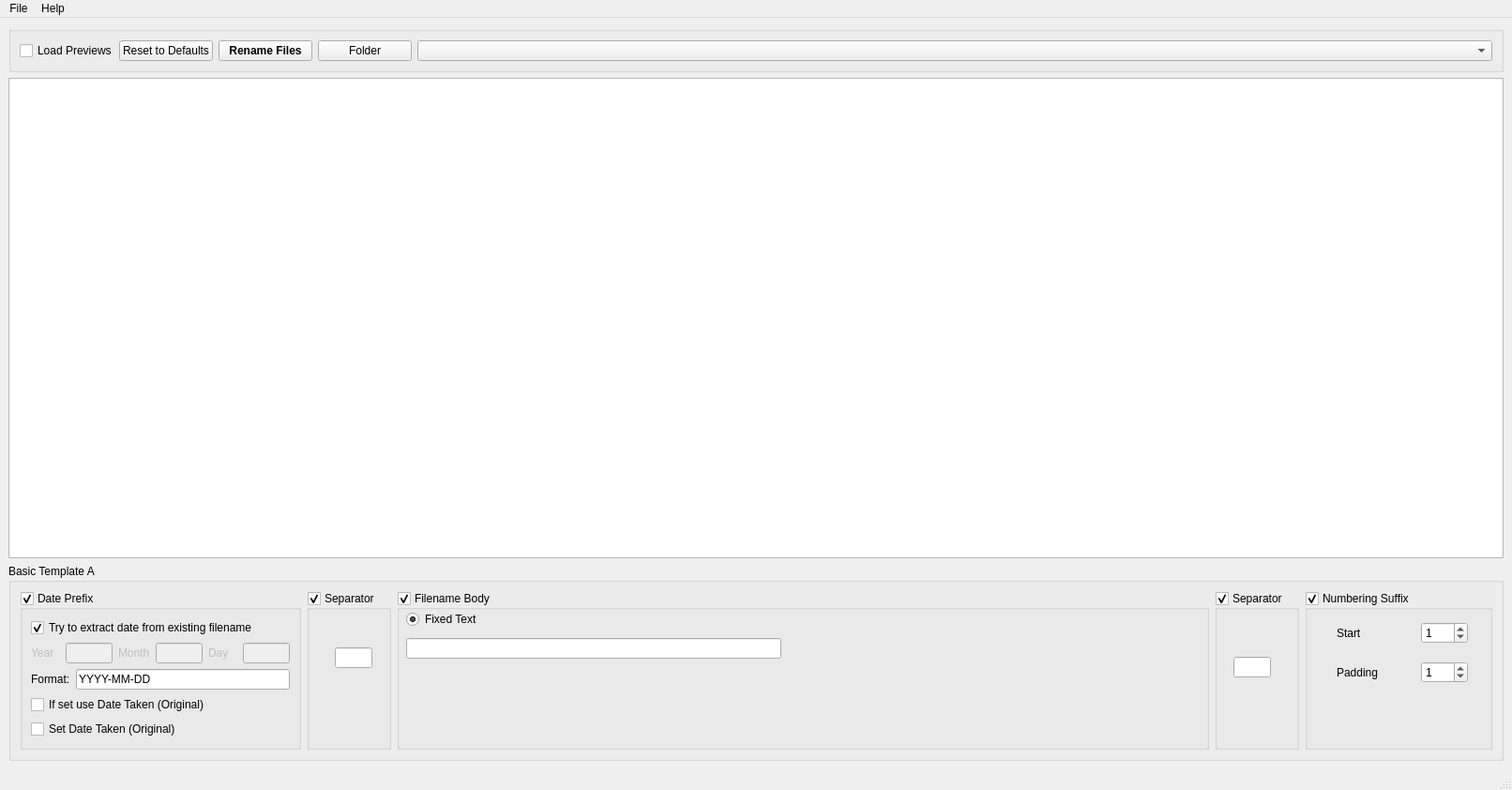
<?xml version="1.0" encoding="UTF-8"?>
<ui version="4.0">
 <class>MediaFileRenamer</class>
 <widget class="QMainWindow" name="MediaFileRenamer">
  <property name="geometry">
   <rect>
    <x>0</x>
    <y>0</y>
    <width>1612</width>
    <height>842</height>
   </rect>
  </property>
  <property name="sizePolicy">
   <sizepolicy hsizetype="Expanding" vsizetype="Fixed">
    <horstretch>0</horstretch>
    <verstretch>0</verstretch>
   </sizepolicy>
  </property>
  <property name="windowTitle">
   <string>Media File Renamer</string>
  </property>
  <widget class="QWidget" name="centralwidget">
   <property name="sizePolicy">
    <sizepolicy hsizetype="Expanding" vsizetype="Expanding">
     <horstretch>0</horstretch>
     <verstretch>0</verstretch>
    </sizepolicy>
   </property>
   <layout class="QVBoxLayout" name="verticalLayout">
    <item>
     <layout class="QVBoxLayout" name="verticalLayout_3" stretch="0,2,0">
      <item>
       <widget class="QGroupBox" name="groupBox">
        <property name="sizePolicy">
         <sizepolicy hsizetype="Expanding" vsizetype="Fixed">
          <horstretch>0</horstretch>
          <verstretch>0</verstretch>
         </sizepolicy>
        </property>
        <property name="title">
         <string/>
        </property>
        <layout class="QHBoxLayout" name="horizontalLayout_2">
         <item>
          <widget class="QCheckBox" name="loadPreviews_checkBox">
           <property name="maximumSize">
            <size>
             <width>100</width>
             <height>16777215</height>
            </size>
           </property>
           <property name="text">
            <string>Load Previews</string>
           </property>
          </widget>
         </item>
         <item>
          <widget class="QPushButton" name="resetToDefaultsButton">
           <property name="maximumSize">
            <size>
             <width>100</width>
             <height>16777215</height>
            </size>
           </property>
           <property name="text">
            <string>Reset to Defaults</string>
           </property>
          </widget>
         </item>
         <item>
          <widget class="QPushButton" name="renameFilesButton">
           <property name="minimumSize">
            <size>
             <width>100</width>
             <height>0</height>
            </size>
           </property>
           <property name="maximumSize">
            <size>
             <width>100</width>
             <height>16777215</height>
            </size>
           </property>
           <property name="font">
            <font>
             <pointsize>9</pointsize>
             <bold>true</bold>
            </font>
           </property>
           <property name="autoFillBackground">
            <bool>false</bool>
           </property>
           <property name="text">
            <string>Rename Files</string>
           </property>
          </widget>
         </item>
         <item>
          <layout class="QHBoxLayout" name="horizontalLayout" stretch="0,0">
           <item>
            <widget class="QPushButton" name="selectFolderButton">
             <property name="minimumSize">
              <size>
               <width>100</width>
               <height>0</height>
              </size>
             </property>
             <property name="maximumSize">
              <size>
               <width>100</width>
               <height>16777215</height>
              </size>
             </property>
             <property name="baseSize">
              <size>
               <width>200</width>
               <height>0</height>
              </size>
             </property>
             <property name="text">
              <string>Folder</string>
             </property>
            </widget>
           </item>
           <item>
            <widget class="QComboBox" name="folderComboBox"/>
           </item>
          </layout>
         </item>
        </layout>
       </widget>
      </item>
      <item>
       <widget class="QTableWidget" name="tableWidget">
        <property name="palette">
         <palette>
          <active>
           <colorrole role="Highlight">
            <brush brushstyle="SolidPattern">
             <color alpha="255">
              <red>223</red>
              <green>218</green>
              <blue>219</blue>
             </color>
            </brush>
           </colorrole>
          </active>
          <inactive>
           <colorrole role="Highlight">
            <brush brushstyle="SolidPattern">
             <color alpha="255">
              <red>223</red>
              <green>218</green>
              <blue>219</blue>
             </color>
            </brush>
           </colorrole>
          </inactive>
          <disabled/>
         </palette>
        </property>
       </widget>
      </item>
      <item>
       <widget class="QGroupBox" name="groupBox_2">
        <property name="sizePolicy">
         <sizepolicy hsizetype="Preferred" vsizetype="Expanding">
          <horstretch>0</horstretch>
          <verstretch>0</verstretch>
         </sizepolicy>
        </property>
        <property name="title">
         <string>Basic Template A</string>
        </property>
        <layout class="QHBoxLayout" name="horizontalLayout_5">
         <item>
          <widget class="QGroupBox" name="datePrefixGroup">
           <property name="maximumSize">
            <size>
             <width>300</width>
             <height>16777215</height>
            </size>
           </property>
           <property name="title">
            <string>Date Prefix</string>
           </property>
           <property name="checkable">
            <bool>true</bool>
           </property>
           <layout class="QVBoxLayout" name="verticalLayout_2">
            <item>
             <widget class="QCheckBox" name="attempt_findDate_checkBox">
              <property name="text">
               <string>Try to extract date from existing filename</string>
              </property>
              <property name="checked">
               <bool>true</bool>
              </property>
             </widget>
            </item>
            <item>
             <layout class="QHBoxLayout" name="horizontalLayout_6">
              <item>
               <widget class="QLabel" name="year_label">
                <property name="enabled">
                 <bool>false</bool>
                </property>
                <property name="text">
                 <string>Year</string>
                </property>
               </widget>
              </item>
              <item>
               <widget class="QLineEdit" name="year_lineEdit">
                <property name="enabled">
                 <bool>false</bool>
                </property>
                <property name="sizePolicy">
                 <sizepolicy hsizetype="Fixed" vsizetype="Fixed">
                  <horstretch>0</horstretch>
                  <verstretch>0</verstretch>
                 </sizepolicy>
                </property>
                <property name="minimumSize">
                 <size>
                  <width>50</width>
                  <height>0</height>
                 </size>
                </property>
                <property name="maximumSize">
                 <size>
                  <width>50</width>
                  <height>16777215</height>
                 </size>
                </property>
               </widget>
              </item>
              <item>
               <widget class="QLabel" name="month_label">
                <property name="enabled">
                 <bool>false</bool>
                </property>
                <property name="text">
                 <string>Month</string>
                </property>
               </widget>
              </item>
              <item>
               <widget class="QLineEdit" name="month_lineEdit">
                <property name="enabled">
                 <bool>false</bool>
                </property>
                <property name="sizePolicy">
                 <sizepolicy hsizetype="Fixed" vsizetype="Fixed">
                  <horstretch>0</horstretch>
                  <verstretch>0</verstretch>
                 </sizepolicy>
                </property>
                <property name="minimumSize">
                 <size>
                  <width>50</width>
                  <height>0</height>
                 </size>
                </property>
                <property name="maximumSize">
                 <size>
                  <width>50</width>
                  <height>16777215</height>
                 </size>
                </property>
               </widget>
              </item>
              <item>
               <widget class="QLabel" name="day_label">
                <property name="enabled">
                 <bool>false</bool>
                </property>
                <property name="text">
                 <string>Day</string>
                </property>
               </widget>
              </item>
              <item>
               <widget class="QLineEdit" name="day_lineEdit">
                <property name="enabled">
                 <bool>false</bool>
                </property>
                <property name="sizePolicy">
                 <sizepolicy hsizetype="Fixed" vsizetype="Fixed">
                  <horstretch>0</horstretch>
                  <verstretch>0</verstretch>
                 </sizepolicy>
                </property>
                <property name="minimumSize">
                 <size>
                  <width>50</width>
                  <height>0</height>
                 </size>
                </property>
                <property name="maximumSize">
                 <size>
                  <width>50</width>
                  <height>16777215</height>
                 </size>
                </property>
               </widget>
              </item>
             </layout>
            </item>
            <item>
             <layout class="QHBoxLayout" name="horizontalLayout_3">
              <item>
               <widget class="QLabel" name="label_6">
                <property name="text">
                 <string>Format:</string>
                </property>
               </widget>
              </item>
              <item>
               <widget class="QLineEdit" name="dateFormat">
                <property name="text">
                 <string>YYYY-MM-DD</string>
                </property>
               </widget>
              </item>
             </layout>
            </item>
            <item>
             <widget class="QCheckBox" name="use_DateTaken_checkBox">
              <property name="text">
               <string>If set use Date Taken (Original)</string>
              </property>
             </widget>
            </item>
            <item>
             <widget class="QCheckBox" name="set_DateTaken_checkBox">
              <property name="text">
               <string>Set Date Taken (Original)</string>
              </property>
             </widget>
            </item>
           </layout>
          </widget>
         </item>
         <item>
          <widget class="QGroupBox" name="firstSeperatorGroup">
           <property name="minimumSize">
            <size>
             <width>90</width>
             <height>0</height>
            </size>
           </property>
           <property name="maximumSize">
            <size>
             <width>65</width>
             <height>16777215</height>
            </size>
           </property>
           <property name="title">
            <string>Separator</string>
           </property>
           <property name="checkable">
            <bool>true</bool>
           </property>
           <widget class="QLineEdit" name="seperatorA_lineEdit">
            <property name="geometry">
             <rect>
              <x>30</x>
              <y>60</y>
              <width>40</width>
              <height>22</height>
             </rect>
            </property>
            <property name="maximumSize">
             <size>
              <width>40</width>
              <height>16777215</height>
             </size>
            </property>
           </widget>
          </widget>
         </item>
         <item>
          <widget class="QGroupBox" name="fileNameBodyGroup">
           <property name="sizePolicy">
            <sizepolicy hsizetype="Expanding" vsizetype="Preferred">
             <horstretch>0</horstretch>
             <verstretch>0</verstretch>
            </sizepolicy>
           </property>
           <property name="minimumSize">
            <size>
             <width>420</width>
             <height>0</height>
            </size>
           </property>
           <property name="title">
            <string>Filename Body</string>
           </property>
           <property name="checkable">
            <bool>true</bool>
           </property>
           <widget class="QLineEdit" name="filenamebody_lineEdit">
            <property name="geometry">
             <rect>
              <x>10</x>
              <y>50</y>
              <width>400</width>
              <height>22</height>
             </rect>
            </property>
            <property name="minimumSize">
             <size>
              <width>400</width>
              <height>0</height>
             </size>
            </property>
           </widget>
           <widget class="QRadioButton" name="fixedTextButton">
            <property name="geometry">
             <rect>
              <x>10</x>
              <y>20</y>
              <width>92</width>
              <height>20</height>
             </rect>
            </property>
            <property name="text">
             <string>Fixed Text</string>
            </property>
            <property name="checked">
             <bool>true</bool>
            </property>
           </widget>
          </widget>
         </item>
         <item>
          <widget class="QGroupBox" name="secondSeperatorGroup">
           <property name="minimumSize">
            <size>
             <width>90</width>
             <height>0</height>
            </size>
           </property>
           <property name="maximumSize">
            <size>
             <width>65</width>
             <height>16777215</height>
            </size>
           </property>
           <property name="title">
            <string>Separator</string>
           </property>
           <property name="checkable">
            <bool>true</bool>
           </property>
           <widget class="QLineEdit" name="seperatorB_lineEdit">
            <property name="geometry">
             <rect>
              <x>20</x>
              <y>70</y>
              <width>40</width>
              <height>22</height>
             </rect>
            </property>
            <property name="maximumSize">
             <size>
              <width>40</width>
              <height>16777215</height>
             </size>
            </property>
           </widget>
          </widget>
         </item>
         <item>
          <widget class="QGroupBox" name="numberingSuffixGroup">
           <property name="sizePolicy">
            <sizepolicy hsizetype="Fixed" vsizetype="Preferred">
             <horstretch>0</horstretch>
             <verstretch>0</verstretch>
            </sizepolicy>
           </property>
           <property name="minimumSize">
            <size>
             <width>200</width>
             <height>0</height>
            </size>
           </property>
           <property name="title">
            <string>Numbering Suffix</string>
           </property>
           <property name="checkable">
            <bool>true</bool>
           </property>
           <widget class="QWidget" name="layoutWidget">
            <property name="geometry">
             <rect>
              <x>10</x>
              <y>20</y>
              <width>190</width>
              <height>91</height>
             </rect>
            </property>
            <layout class="QGridLayout" name="gridLayout">
             <item row="1" column="0">
              <widget class="QLabel" name="label_4">
               <property name="maximumSize">
                <size>
                 <width>60</width>
                 <height>16777215</height>
                </size>
               </property>
               <property name="text">
                <string>Padding</string>
               </property>
              </widget>
             </item>
             <item row="0" column="1">
              <widget class="QSpinBox" name="numSuffixStartSpinBox">
               <property name="value">
                <number>1</number>
               </property>
              </widget>
             </item>
             <item row="0" column="0">
              <widget class="QLabel" name="label_5">
               <property name="text">
                <string>Start</string>
               </property>
              </widget>
             </item>
             <item row="1" column="1">
              <widget class="QSpinBox" name="numSuffixPadSpinBox">
               <property name="minimumSize">
                <size>
                 <width>50</width>
                 <height>0</height>
                </size>
               </property>
               <property name="maximumSize">
                <size>
                 <width>50</width>
                 <height>16777215</height>
                </size>
               </property>
               <property name="value">
                <number>1</number>
               </property>
              </widget>
             </item>
            </layout>
           </widget>
          </widget>
         </item>
        </layout>
       </widget>
      </item>
     </layout>
    </item>
   </layout>
  </widget>
  <widget class="QMenuBar" name="menubar">
   <property name="geometry">
    <rect>
     <x>0</x>
     <y>0</y>
     <width>1612</width>
     <height>33</height>
    </rect>
   </property>
   <widget class="QMenu" name="menuFile">
    <property name="title">
     <string>File</string>
    </property>
    <addaction name="actionExit"/>
   </widget>
   <widget class="QMenu" name="menuHelp">
    <property name="title">
     <string>Help</string>
    </property>
    <addaction name="actionAbout"/>
   </widget>
   <addaction name="menuFile"/>
   <addaction name="menuHelp"/>
  </widget>
  <widget class="QStatusBar" name="statusbar"/>
  <action name="actionExit">
   <property name="text">
    <string>Exit</string>
   </property>
  </action>
  <action name="actionAbout">
   <property name="text">
    <string>About</string>
   </property>
  </action>
  <action name="actionAbout2">
   <property name="text">
    <string>About2</string>
   </property>
  </action>
  <action name="actionAbouyt3">
   <property name="text">
    <string>Abouyt3</string>
   </property>
  </action>
 </widget>
 <resources/>
 <connections/>
</ui>
